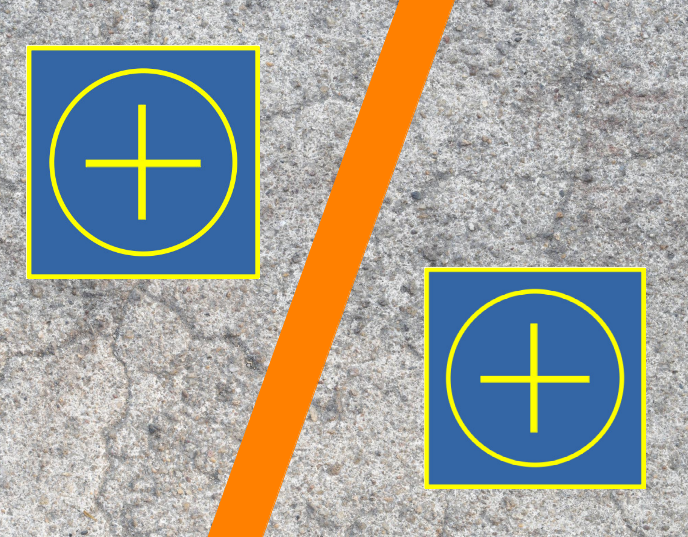
#> input picture scripts/tubo2.png, 688 x 537 px, given in place of the camera
$ python baseDetector.py
#> lines starting #> are read from the running program, lines starting #| are printed output that depends on the picture; after the words box and inside, x2 and y2 are one past the last pixel; in counts of white or black regions, pixels touching at a corner belong together
from imutils.perspective import four_point_transform
from imutils.video import VideoStream
import numpy as np
import cv2
import time

'''
This script was made for cross shaped CBR base detection with OpenCV.

1 - filters are applied to the original frame;
2 - square shapes are indentified as potential bases;
3 - the potential figures are croped using four_point_transform;
4 - otsu thresholding is applied to the cropped image;
5 - shapes are identified inside the potential squares;
6 - if 3 or more shapes are identified with the same center -> base;
7 - a list of (x, y) position of all the bases on the frame is returned.

'''

class CrossDetection:
    def __init__(self):
        pass

    # State of art SkyRats color calibration function
    def calibration(self, cam, i):

        def nothing(x):
            pass

        cv2.namedWindow("Parâmetros")
        cv2.createTrackbar('h', 'Parâmetros',i[0][0],255,nothing)
        cv2.createTrackbar('s', 'Parâmetros',i[0][1],255,nothing)
        cv2.createTrackbar('v', 'Parâmetros',i[0][2],255,nothing)

        cv2.createTrackbar('H', 'Parâmetros',i[1][0],255,nothing)
        cv2.createTrackbar('S', 'Parâmetros',i[1][1],255,nothing)
        cv2.createTrackbar('V', 'Parâmetros',i[1][2],255,nothing)

        cv2.createTrackbar('Blur', 'Parâmetros', i[2][0], 100, nothing)
        cv2.createTrackbar('Erode', 'Parâmetros', i[2][1], 100, nothing)
        cv2.createTrackbar('Dilate', 'Parâmetros', i[2][2], 100, nothing)

        while True:

            img = cam.read()
#> img is the input picture: shape (537, 688, 3); mean B, G, R 152.4, 160.1, 159.4

            h = cv2.getTrackbarPos('h', 'Parâmetros')
            s = cv2.getTrackbarPos('s', 'Parâmetros')
            v = cv2.getTrackbarPos('v', 'Parâmetros')

            H = cv2.getTrackbarPos('H', 'Parâmetros')
            S = cv2.getTrackbarPos('S', 'Parâmetros')
            V = cv2.getTrackbarPos('V', 'Parâmetros')

            blur_size = cv2.getTrackbarPos('Blur', 'Parâmetros')
            erode_size = cv2.getTrackbarPos('Erode', 'Parâmetros')
            dilate_size = cv2.getTrackbarPos('Dilate', 'Parâmetros')

            blur_value = (blur_size, blur_size)
            erode_kernel = np.ones((erode_size, erode_size), np.float32)
            dilate_kernel = np.ones((dilate_size, dilate_size), np.float32)

            lower = [h, s, v]
            upper = [H, S, V]

            lower_color = np.array(lower)
            upper_color = np.array(upper)

            if blur_size != 0:
                blur = cv2.blur(img,blur_value)
            else:
                blur = img

            hsv = cv2.cvtColor(blur, cv2.COLOR_BGR2HSV)
#> hsv: shape (537, 688, 3); mean H, S, V 63.2, 77.3, 186.5
            mask = cv2.inRange(hsv, lower_color, upper_color)
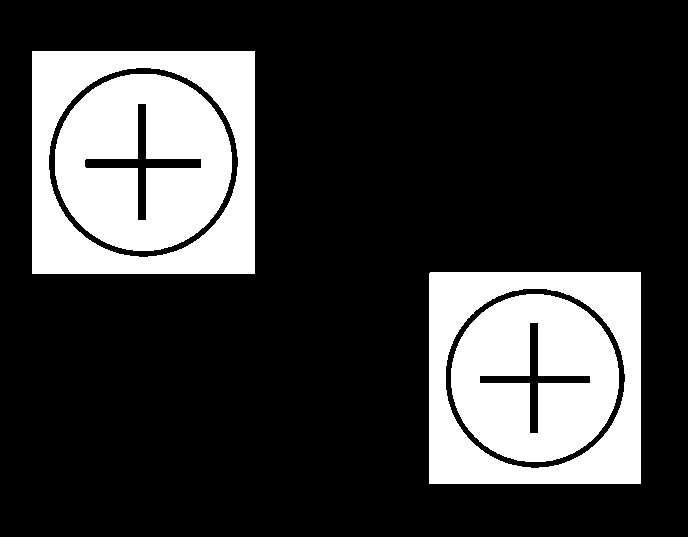
#> mask: shape (537, 688); 23% white; 4 white regions, box (x1, y1, x2, y2) and area: (55, 74, 232, 251) 22857, (32, 51, 255, 274) 21833, (451, 294, 619, 462) 20649, (429, 272, 641, 484) 19817

            imgMask = cv2.bitwise_and(blur, blur, mask=mask)
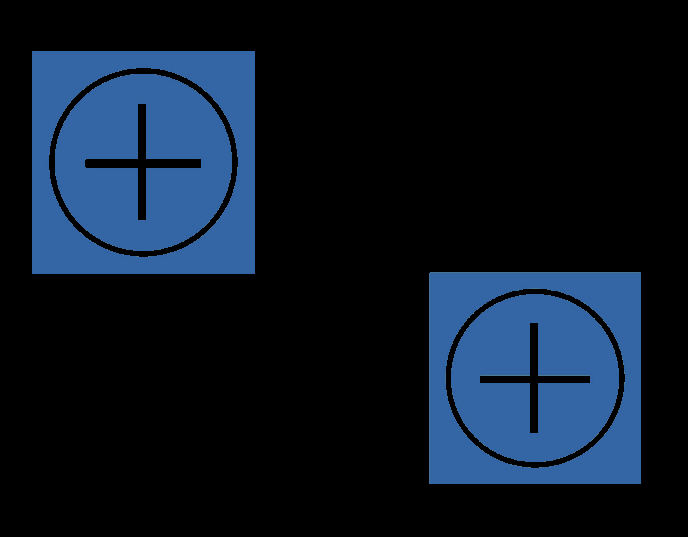
#> imgMask: shape (537, 688, 3); mean B, G, R 38, 23.5, 12

            dilate = cv2.dilate(imgMask, dilate_kernel)
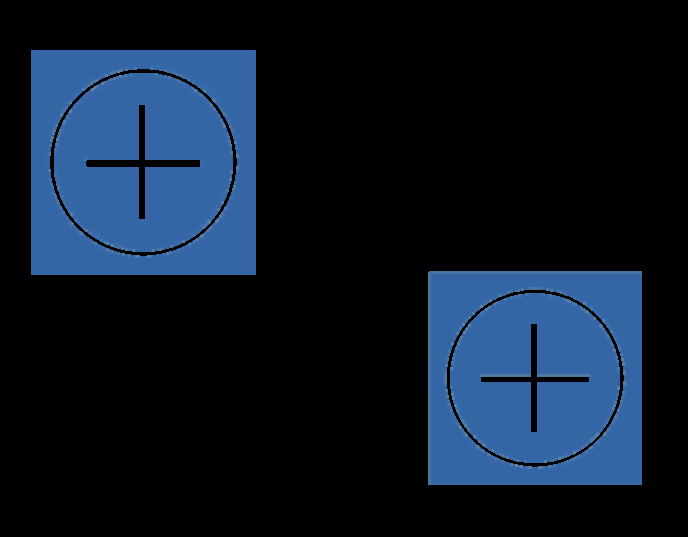
#> dilate: shape (537, 688, 3); mean B, G, R 40.5, 25.3, 13.1
            erode = cv2.erode(dilate, erode_kernel)

            cv2.imshow('color calibration', erode)

            key = cv2.waitKey(1) & 0xFF
#> (key q is pressed here)
            if key == ord("q"):
                break

        cv2.destroyAllWindows()
        parameters = [[h, s, v], [H, S, V], [blur_size, erode_size, dilate_size]]
        print(parameters)
        return parameters


    # Apply filters with given parameters on image
    def aply_filters(self, img, parameters):
        p = parameters

        lower = p[0]
        upper = p[1]

        blur = (p[2][0], p[2][0])
        erode = p[2][1]
        dilate = p[2][2]

        lower_color = np.array(lower)
        upper_color = np.array(upper)

        # Blur
        if p[2][0] != 0:
            img = cv2.blur(img,blur)

        # HSV
        hsv = cv2.cvtColor(img, cv2.COLOR_BGR2HSV)

        # Color filter
        mask = cv2.inRange(hsv, lower_color, upper_color)
        img_mask = cv2.bitwise_and(img, img, mask=mask)

        # Erode and dilate
        erode_kernel = np.ones((erode, erode), np.float32)
        dilate_kernel = np.ones((dilate, dilate), np.float32)
        dilate = cv2.dilate(img_mask, dilate_kernel)
        erode = cv2.erode(dilate, erode_kernel)

        # Canny filter
        canny = cv2.Canny(erode, 200, 300)
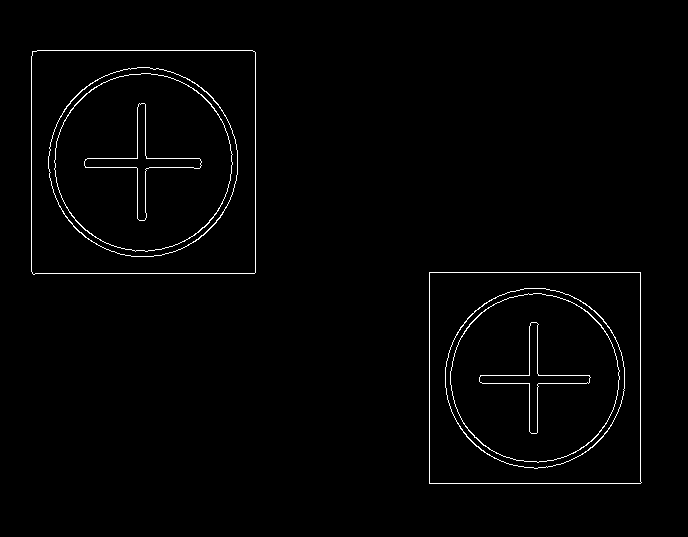
#> canny: shape (537, 688); 1.4% white in thin lines or dots, all inside (x1, y1, x2, y2) = (31, 50, 642, 484)

        return canny


    # Search for square shapes on image
    def find_potentials(self, image):

        contours, ret = cv2.findContours(image, cv2.RETR_TREE, cv2.CHAIN_APPROX_SIMPLE)
#> contours = 16 contours; largest, box (x1, y1, x2, y2) and area: (31, 50, 256, 275) 49939, (31, 50, 256, 275) 49938, (429, 272, 642, 484) 44522, (429, 272, 642, 484) 44520, (48, 67, 238, 257) 28012; ret = 16 rows, first 6: [8, -1, 1, -1], [-1, -1, 2, 0], [-1, -1, 3, 1], [-1, -1, 4, 2], [-1, -1, 5, 3], [-1, -1, 6, 4]

        shapes = []
        for contour in contours:
            approx = cv2.approxPolyDP(contour, 0.01 * cv2.arcLength(contour, True), True)

            # 4 sides and not so small (reduce noise)
            if len(approx) == 4 and cv2.arcLength(contour,True) > 200:
                shapes.append(approx)
#> this loop made 16 passes
#> approx on passes 1, 2, 9, 10: [[429, 272], [429, 483], [641, 482], [640, 272]], [[429, 273], [639, 272], [641, 482], [430, 483]], [[32, 51], [33, 274], [255, 272], [254, 51]], [[32, 52], [254, 51], [255, 272], [33, 274]]
#> after the loop, shapes = 4 contours; box (x1, y1, x2, y2) and area: (32, 51, 256, 275) 49285, (32, 51, 256, 275) 49174, (429, 272, 642, 484) 44521, (429, 272, 642, 484) 44206

        return shapes


    # Verify if given points are near to each other
    def cluster(self, shapes):

        cluster = []
        LIM = 10
        i = 0
        while i < len(shapes):
            coord1 = shapes[i]
            cluster = [coord1]
            x_tot = coord1[0]
            y_tot = coord1[1]
            x_min = coord1[0] - LIM
            x_max = coord1[0] + LIM
            y_min = coord1[1] - LIM
            y_max = coord1[1] + LIM
            for j in range(len(shapes) - (i+1)):
                coord2 = shapes[j + (i+1)]
                if x_min <= coord2[0] <= x_max and y_min <= coord2[1] <= y_max:
                    cluster.append(coord2)
                    x_tot += coord2[0]
                    y_tot += coord2[1]
            if len(cluster) >= 3:
                return True
            i += 1
        return False


    # Function to verify if a given potential image really has a base inside
    def verify(self, shape, image):

        square = four_point_transform(image, shape.reshape(4, 2))
        contours, ret = cv2.findContours(
            square, cv2.RETR_TREE, cv2.CHAIN_APPROX_SIMPLE)

        shapes = []
        for contour in contours:

            approx = cv2.approxPolyDP(
                contour, 0.01 * cv2.arcLength(contour, True), True)

            if len(approx) < 20 and cv2.arcLength(contour,True) > 100:
                M = cv2.moments(contour)
                if M['m00'] != 0.0:
                    x = int(M['m10']/M['m00'])
                    y = int(M['m01']/M['m00'])
                    shapes.append((x, y))

        return self.cluster(shapes)


    # Final function: image + parameters -> list of base centers (x, y)
    def base_detection(self, img, parameters):

        img_filter = self.aply_filters(img, parameters)

        list_of_potentials = self.find_potentials(img_filter)
#> list_of_potentials has the same summary as shapes in find_potentials

        result = []
        tol = 5
        for potential in list_of_potentials:

            if self.verify(potential, img_filter):
                M = cv2.moments(potential)
                if M['m00'] != 0.0:
                    x = int(M['m10']/M['m00'])
                    y = int(M['m01']/M['m00'])
                    new_cross = True
                    for point in result:
                        if (point[0]-tol) <= x <= (point[0]+tol) and (point[1]-tol) <= y <= (point[1]+tol):
                            new_cross = False
                    if new_cross:
                        result.append((x,y))
#> this loop made 4 passes
#> (x, y) on passes 1 to 4: (534, 377), (534, 377), (143, 162), (143, 162)
#> pass 1, in verify, `square = four_point_transform(image, shape.reshape(4, 2))`:
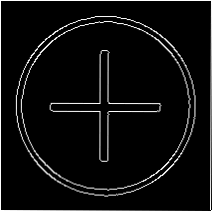
#> square: shape (211, 212); min 0, max 255, mean 13.3
#> pass 3, in verify (call 3), `square = four_point_transform(image, shape.reshape(4, 2))`:
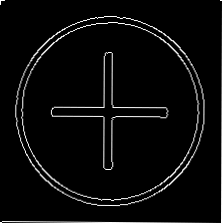
#> square: shape (223, 222); min 0, max 255, mean 10.1
#> after the loop, result = [(534, 377), (143, 162)]
        return result


if __name__ == '__main__':

    # If you don't want video feedback -> False:
    DEBUG = True

    detection = CrossDetection()

    # Video webcam test
    print("[INFO] starting video stream...")
    vs = VideoStream(src=0).start()

    time.sleep(2.0)

    # Initial calibration parameters
    initial = [[94, 70, 0], [255, 255, 255], [0, 0, 0]]

    if DEBUG:
        parameters = detection.calibration(vs, initial)
    else:
        parameters = initial

    while True:
        frame = vs.read()
        list_of_bases = detection.base_detection(frame, parameters)
#> list_of_bases = [(534, 377), (143, 162)]

        if DEBUG:
            for pixel in list_of_bases:
                cv2.circle(frame, pixel, 5, (0, 0, 255), -1)
#> this loop made 2 passes
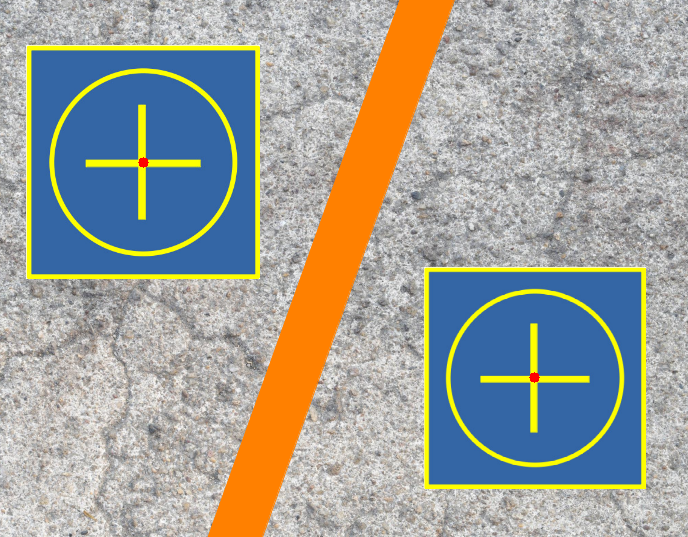
#> frame: shape (537, 688, 3); 0.04% of pixels changed, all inside (x1, y1, x2, y2) = (138, 157, 540, 383)

            cv2.imshow('shapes', frame)

            key = cv2.waitKey(1) & 0xFF
#> (key q is pressed here)
            if key == ord("q"):
                break
        else:
            print(list_of_bases)
